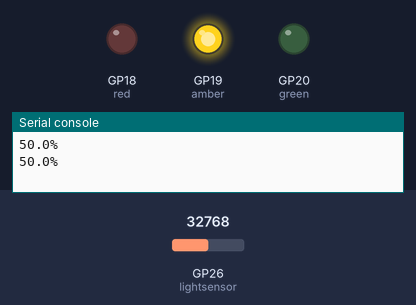
Recording of a program running on a simulated Raspberry Pi Pico running MicroPython. On the bench: output pins drawn as LEDs (lit = HIGH), the last lines printed to the serial console. The test bench sets the inputs (shaded band); at power-on: GP26 (lightsensor) = 32768 (analog values on the 0–65535 scale).

Above: at 1.2 s.
1.3 s: GP26 (lightsensor) set to 38688
4.2 s: GP26 (lightsensor) set to 39856
At 6.5 s:
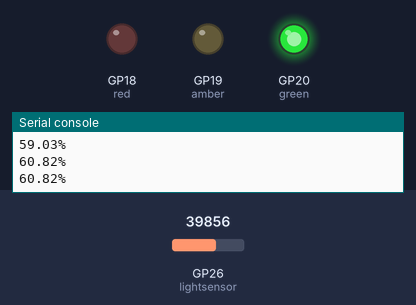
7.5 s: GP26 (lightsensor) set to 7864
At 10.0 s:
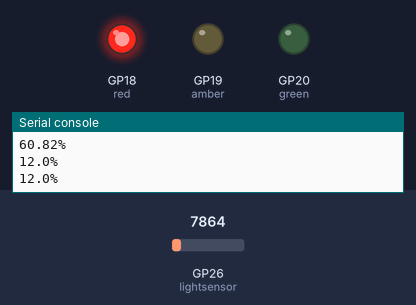
10.5 s: GP26 (lightsensor) set to 15200
13.2 s: GP26 (lightsensor) set to 17376
At 15.9 s:
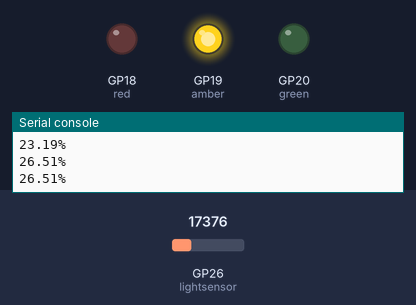
16.5 s: GP26 (lightsensor) set to 0
At 19.3 s:
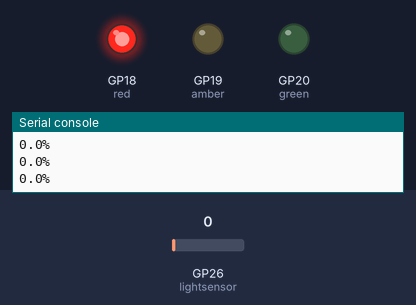
Timing chart, 0 to 20.5 s (numbered marks = the images above; inputs shaded):
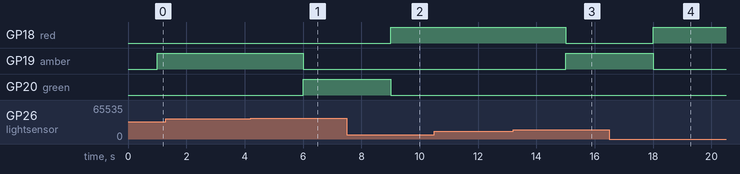

Measured:
- the behaviour switches between 39312 and 39328 on GP26 (lightsensor) (found by bisection; images 0 and 1)
- the behaviour switches between 16384 and 16400 on GP26 (lightsensor) (found by bisection; images 2 and 3)
- after the input at 4.2 s, GP19 (amber): HIGH → LOW after 1.8 s; GP20 (green): LOW → HIGH after 1.8 s
- after the input at 7.5 s, GP18 (red): LOW → HIGH after 1.5 s; GP20 (green): HIGH → LOW after 1.5 s
- after the input at 13.2 s, GP18 (red): HIGH → LOW after 1.8 s; GP19 (amber): LOW → HIGH after 1.8 s
- after the input at 16.5 s, GP18 (red): LOW → HIGH after 1.5 s; GP19 (amber): HIGH → LOW after 1.5 s

The program:

led_light_level_indicators.py
```python
#Imports
from machine import ADC, Pin
import time

# Set up LED pins
red = Pin(18, Pin.OUT)
amber = Pin(19, Pin.OUT)
green = Pin(20, Pin.OUT)

# Define ADC Pin for light sensor
lightsensor = ADC(Pin(26))

while True:

    # Read analouge sensor value
    light = lightsensor.read_u16()

    # Turn reading into percentage
    lightpercent = round(light / 65535 * 100, 2)

    print(str(lightpercent) + "%")

    # Delay between readings
    time.sleep(1)

    if lightpercent <= 25: # If percentage less than equal 25% indicate with red LED
        red.value(1)
        amber.value(0)
        green.value(0)

    elif 25 < lightpercent < 60: # If percentage between 25% and 60% indicate with amber LED
        red.value(0)
        amber.value(1)
        green.value(0)

    elif lightpercent >= 60: # If percentage greater than or equal to 60% indicate with green LED
        red.value(0)
        amber.value(0)
        green.value(1)
```
